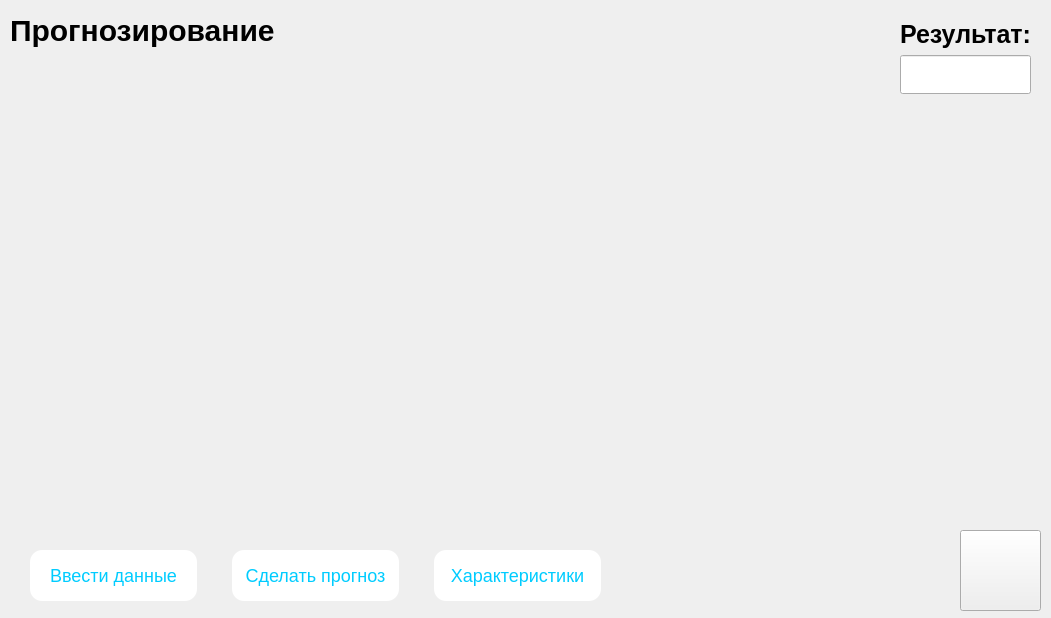
<?xml version="1.0" encoding="UTF-8"?>
<ui version="4.0">
 <class>PredictWindow</class>
 <widget class="QMainWindow" name="PredictWindow">
  <property name="geometry">
   <rect>
    <x>0</x>
    <y>0</y>
    <width>1051</width>
    <height>618</height>
   </rect>
  </property>
  <property name="windowTitle">
   <string>MainWindow</string>
  </property>
  <property name="iconSize">
   <size>
    <width>50</width>
    <height>50</height>
   </size>
  </property>
  <widget class="QWidget" name="centralwidget">
   <property name="styleSheet">
    <string notr="true"/>
   </property>
   <widget class="QPushButton" name="settings_btn">
    <property name="geometry">
     <rect>
      <x>960</x>
      <y>530</y>
      <width>81</width>
      <height>81</height>
     </rect>
    </property>
    <property name="cursor">
     <cursorShape>PointingHandCursor</cursorShape>
    </property>
    <property name="styleSheet">
     <string notr="true">background-color: linear-gradient(130deg, rgba(59,58,72,0.6646557548800771) 0%, rgba(67,61,57,0.9279610770089286) 42%, rgba(141,129,113,1) 71%);</string>
    </property>
    <property name="text">
     <string/>
    </property>
    <property name="icon">
     <iconset resource="source.qrc">
      <normaloff>:/images/images/settings.png</normaloff>:/images/images/settings.png</iconset>
    </property>
    <property name="iconSize">
     <size>
      <width>50</width>
      <height>50</height>
     </size>
    </property>
   </widget>
   <widget class="QLabel" name="title">
    <property name="geometry">
     <rect>
      <x>10</x>
      <y>10</y>
      <width>371</width>
      <height>40</height>
     </rect>
    </property>
    <property name="styleSheet">
     <string notr="true">font-size: 30px;
font-weight: 600;</string>
    </property>
    <property name="text">
     <string>Прогнозирование</string>
    </property>
   </widget>
   <widget class="QWidget" name="layoutWidget">
    <property name="geometry">
     <rect>
      <x>30</x>
      <y>550</y>
      <width>571</width>
      <height>51</height>
     </rect>
    </property>
    <layout class="QHBoxLayout" name="horizontalLayout">
     <property name="spacing">
      <number>35</number>
     </property>
     <item>
      <widget class="QPushButton" name="add_data_btn">
       <property name="sizePolicy">
        <sizepolicy hsizetype="Minimum" vsizetype="Minimum">
         <horstretch>0</horstretch>
         <verstretch>0</verstretch>
        </sizepolicy>
       </property>
       <property name="cursor">
        <cursorShape>PointingHandCursor</cursorShape>
       </property>
       <property name="styleSheet">
        <string notr="true">QPushButton#add_data_btn{
	font-size: 18px;
	color: rgb(0, 204, 255);	
	border-radius: 12px;
	background-color: white;
}

QPushButton:hover#add_data_btn{
	background-color: rgb(230, 250, 255);
}</string>
       </property>
       <property name="text">
        <string>Ввести данные</string>
       </property>
      </widget>
     </item>
     <item>
      <widget class="QPushButton" name="predict_btn">
       <property name="sizePolicy">
        <sizepolicy hsizetype="Minimum" vsizetype="Minimum">
         <horstretch>0</horstretch>
         <verstretch>0</verstretch>
        </sizepolicy>
       </property>
       <property name="cursor">
        <cursorShape>PointingHandCursor</cursorShape>
       </property>
       <property name="styleSheet">
        <string notr="true">QPushButton#predict_btn{
	font-size: 18px;
	color: rgb(0, 204, 255);	
	border-radius: 12px;
	background-color: white;
}

QPushButton:hover#predict_btn{
	background-color: rgb(230, 250, 255);
}</string>
       </property>
       <property name="text">
        <string>Сделать прогноз</string>
       </property>
      </widget>
     </item>
     <item>
      <widget class="QPushButton" name="features_btn">
       <property name="sizePolicy">
        <sizepolicy hsizetype="Minimum" vsizetype="Minimum">
         <horstretch>0</horstretch>
         <verstretch>0</verstretch>
        </sizepolicy>
       </property>
       <property name="cursor">
        <cursorShape>PointingHandCursor</cursorShape>
       </property>
       <property name="styleSheet">
        <string notr="true">QPushButton#features_btn{
	font-size: 18px;
	color: rgb(0, 204, 255);	
	border-radius: 12px;
	background-color: white;
}

QPushButton:hover#features_btn{
	background-color: rgb(230, 250, 255);
}</string>
       </property>
       <property name="text">
        <string>Характеристики</string>
       </property>
      </widget>
     </item>
    </layout>
   </widget>
   <widget class="QWidget" name="layoutWidget">
    <property name="geometry">
     <rect>
      <x>900</x>
      <y>20</y>
      <width>131</width>
      <height>74</height>
     </rect>
    </property>
    <layout class="QVBoxLayout" name="verticalLayout">
     <item>
      <widget class="QLabel" name="label">
       <property name="styleSheet">
        <string notr="true">font-size: 25px;
font-weight: 550;</string>
       </property>
       <property name="text">
        <string>Результат:</string>
       </property>
      </widget>
     </item>
     <item>
      <widget class="QLineEdit" name="result_tbx">
       <property name="sizePolicy">
        <sizepolicy hsizetype="Expanding" vsizetype="Expanding">
         <horstretch>0</horstretch>
         <verstretch>0</verstretch>
        </sizepolicy>
       </property>
       <property name="styleSheet">
        <string notr="true">font-weight: 400;
font-size: 20px;</string>
       </property>
      </widget>
     </item>
    </layout>
   </widget>
   <widget class="QLabel" name="plot_lbl">
    <property name="enabled">
     <bool>true</bool>
    </property>
    <property name="geometry">
     <rect>
      <x>180</x>
      <y>60</y>
      <width>641</width>
      <height>481</height>
     </rect>
    </property>
    <property name="text">
     <string/>
    </property>
   </widget>
  </widget>
 </widget>
 <resources>
  <include location="source.qrc"/>
 </resources>
 <connections/>
</ui>
